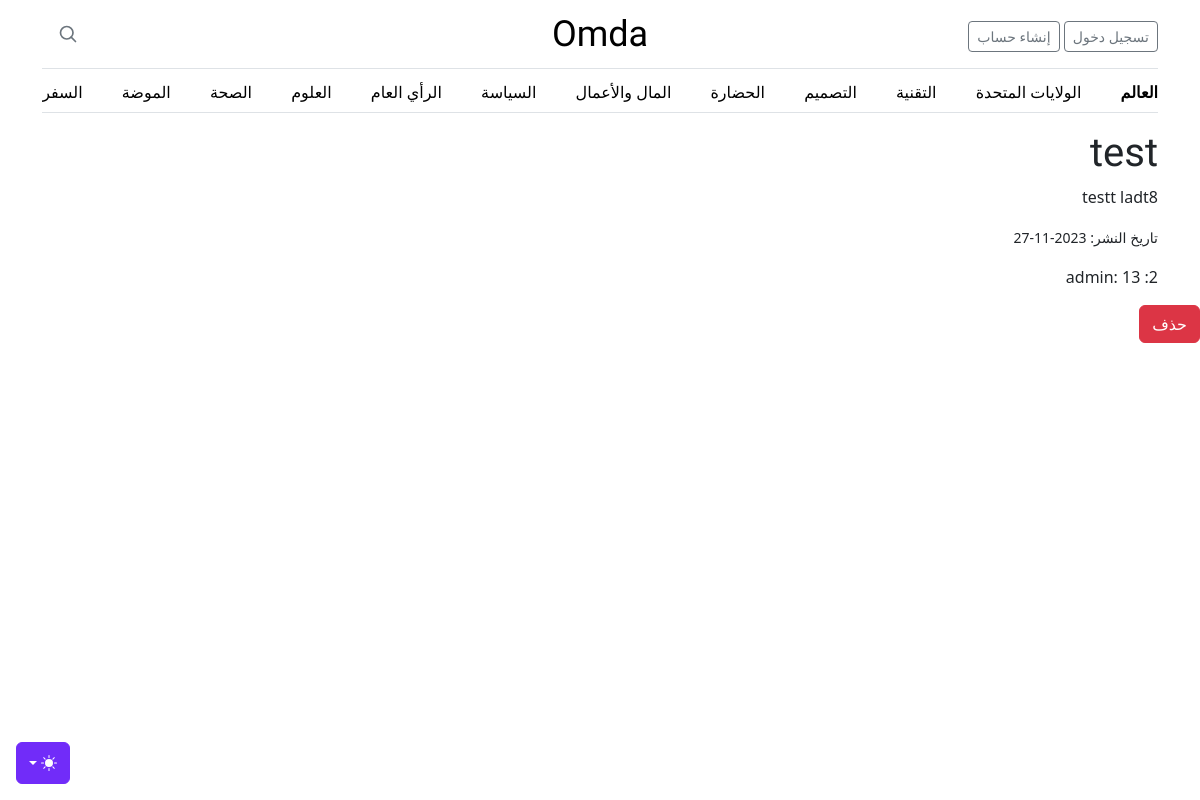
The app's page /articles/13 with its own data.
### app/models.py (models this page shows)
class Post(db.Model):
    id = db.Column(db.Integer, primary_key=True)
    title = db.Column(db.String)
    content = db.Column(db.String)
    created_at = db.Column(db.DateTime, default=datetime.utcnow)
    user_id = db.Column(db.Integer, db.ForeignKey("user.id"))

class User(db.Model, UserMixin):
    id = db.Column(db.Integer, primary_key=True)
    username = db.Column(db.String, unique=True, nullable=False)
    email = db.Column(db.String, unique=True, nullable=False)
    password = db.Column(db.String)
    created_at = db.Column(db.DateTime, default=datetime.utcnow)
    posts = db.relationship("Post", backref="author")

### app/viwes/viwes.py (the view)
@viwe.route("/articles/<int:article_id>")
def article(article_id):
    article = get_article(article_id)
    user = get_user(article.user_id)
    return render_template("article.html", article=article, user=user)

### app/viwes/viwes.py (called while the page is built)
def get_article(article_id):
    article = Post.query.get(article_id)
    return article

def get_user(user_id):
    article = User.query.get(user_id)
    return article

### app/templates/article.html (shortened to what this page needs)
{% extends "layout.html" %}
{% block content %}
<div class="container">
    <div class="row">
      <div class="col-md-8">
        <h1>{{ article.title }}</h1>
        <p>{{ article.content | safe }}</p>
        <p>
          <small>تاريخ النشر: {{ article.created_at.strftime("%Y-%m-%d") }}</small>
        </p>
      </div>
      <div class="col-md-4">
      </div>
    </div>
  <p>{{article.user_id}}: {{article.id}} :{{user.username}}</p>
  </div >
<a href="/delete/{{ article.id }}" class="btn btn-danger">حذف</a>
{% endblock %}

### app/static/css/blog.rtl.css (style rules this page uses)
h1, h2, h3, h4, h5, h6 { font-family: Amiri, Georgia, "Times New Roman", serif; }

### records on screen
Post: title "test", content "testt ladt8", created_at "2023-11-27", user_id "2"
User: username "admin"
